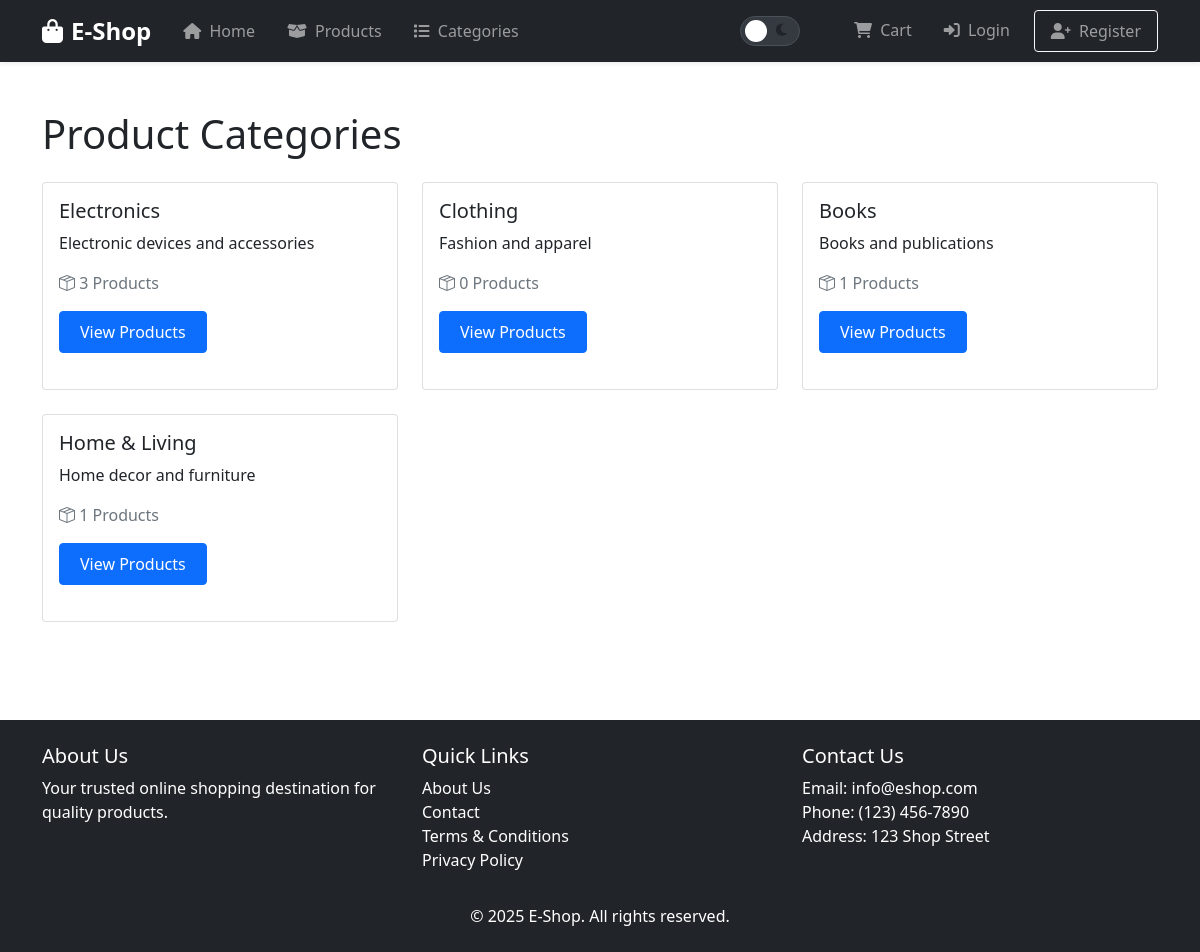
/categories.php, run on the app's committed database.
### tables this page shows
CREATE TABLE `categories` (
  `id` int(11) NOT NULL,
  `name` varchar(100) NOT NULL,
  `description` text DEFAULT NULL,
  `created_at` timestamp NOT NULL DEFAULT current_timestamp()
);

### categories.php (the view, shortened to what this page needs)
<?php
require_once 'config/config.php';
$query = "SELECT c.*, COUNT(p.id) as product_count
          FROM categories c
          LEFT JOIN products p ON c.id = p.category_id
          GROUP BY c.id";
$stmt = $pdo->prepare($query);
$stmt->execute();
$categories = $stmt->fetchAll();
?>
<!DOCTYPE html>
<html lang="en">
<head>
    <link href="https://cdn.jsdelivr.net/npm/bootstrap@5.1.3/dist/css/bootstrap.min.css" rel="stylesheet">
    <link rel="stylesheet" href="https://cdn.jsdelivr.net/npm/bootstrap-icons@1.7.2/font/bootstrap-icons.css">
    <link rel="stylesheet" href="https://cdnjs.cloudflare.com/ajax/libs/font-awesome/6.0.0/css/all.min.css">
    <link rel="stylesheet" href="assets/css/style.css">
    <link rel="stylesheet" href="assets/css/dark-theme.css">
</head>
<body>
    <?php include 'includes/header.php'; ?>
    <div class="container py-5">
        <h1 class="mb-4">Product Categories</h1>
        <div class="row row-cols-1 row-cols-md-2 row-cols-lg-3 g-4">
            <?php foreach ($categories as $category): ?>
            <div class="col">
                <div class="card h-100">
                    <div class="card-body">
                        <h5 class="card-title"><?php echo htmlspecialchars($category['name']); ?></h5>
                        <p class="card-text"><?php echo htmlspecialchars($category['description']); ?></p>
                        <p class="text-muted">
                            <i class="bi bi-box-seam"></i>
                            <?php echo $category['product_count']; ?> Products
                        </p>
                        <a href="products.php?category=<?php echo $category['id']; ?>" class="btn btn-primary">
                            View Products
                        </a>
                    </div>
                </div>
            </div>
            <?php endforeach; ?>
        </div>
    </div>
    <?php include 'includes/footer.php'; ?>
</body>
</html>

### assets/css/style.css (style rules this page uses)
.card { transition: transform 0.2s; margin-bottom: 20px; }
.btn-primary { padding: 8px 20px; color: #ffffff; }

### data on the page
categories: name "Electronics", description "Electronic devices and accessories", product_count "3"
categories: name "Clothing", description "Fashion and apparel", product_count "0"
categories: name "Books", description "Books and publications", product_count "1"
categories: name "Home & Living", description "Home decor and furniture", product_count "1"
